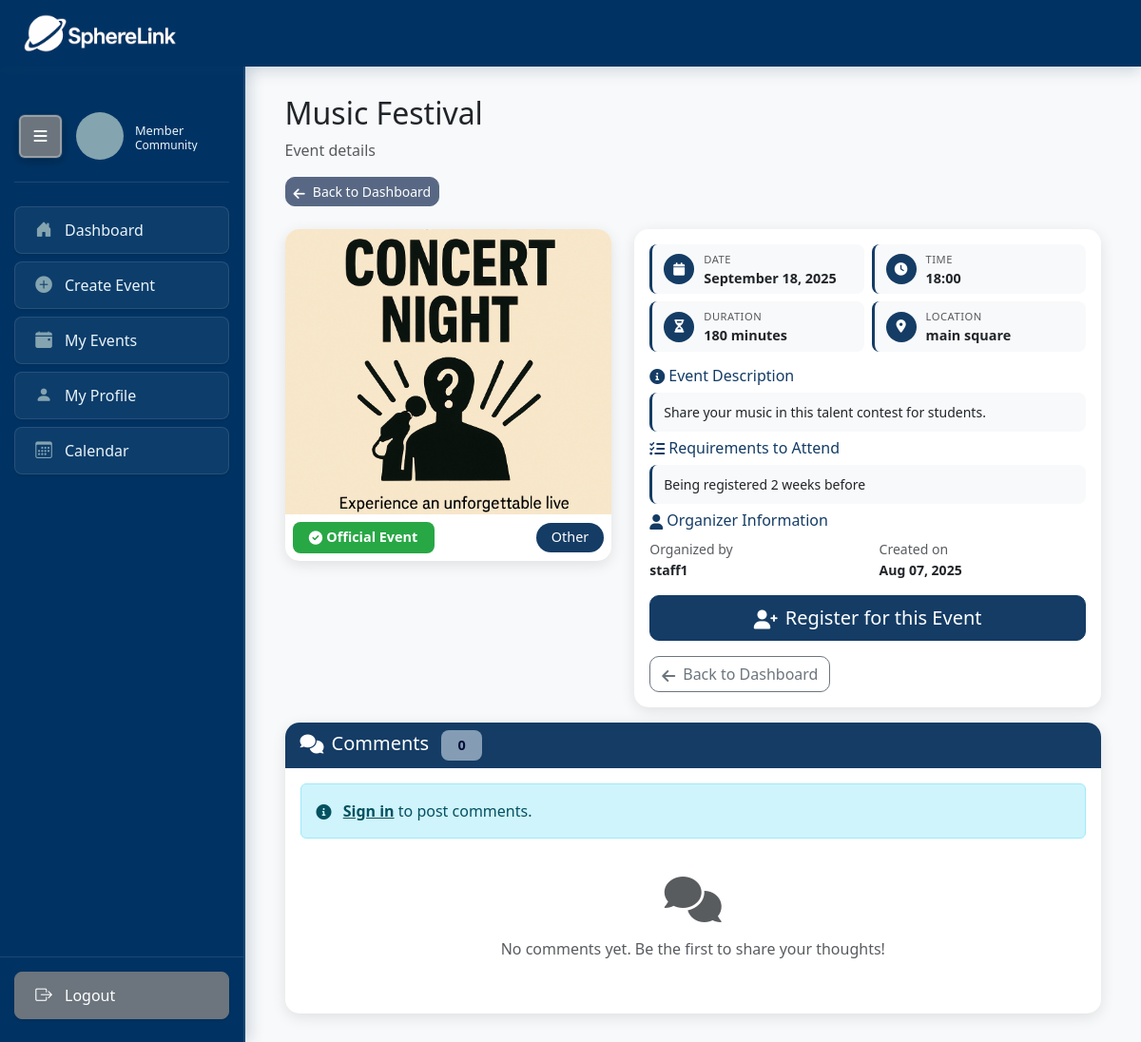
Page /events/event/4/ on the earlier database version.
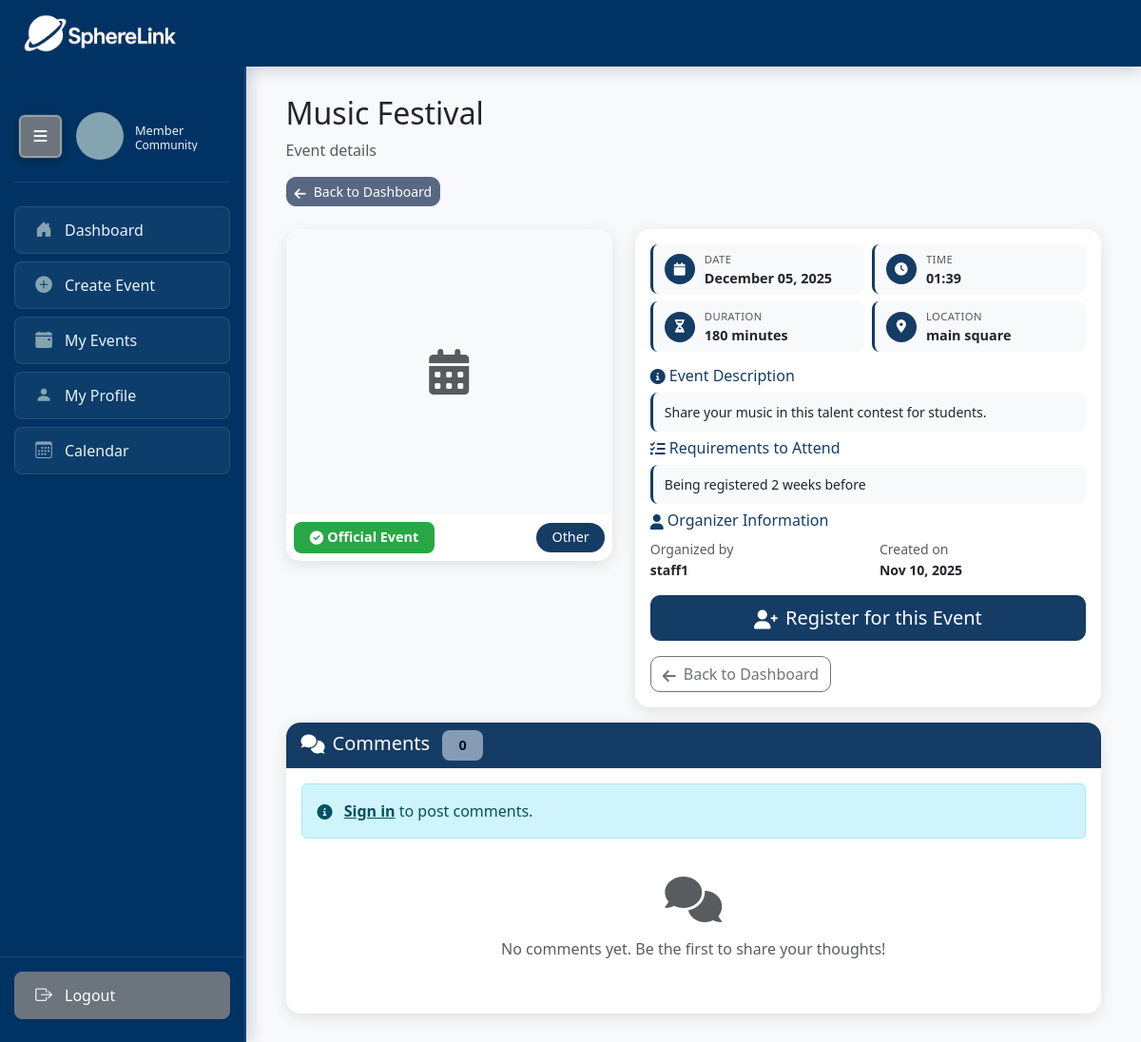
Same page on the later database version.
### events/models.py (models this page shows, shortened)
class Event(models.Model):
    EVENT_TYPES = [
        ('sports', 'Sports'),
        ('wellness', 'Wellness'),
        ('academic', 'Academic'),
        ('other', 'Other'),
    ]
    title = models.CharField(max_length=200)
    description = models.TextField()
    date = models.DateTimeField()
    location = models.CharField(max_length=200)
    image = models.ImageField(upload_to='event_images/', null=True, blank=True)
    duration = models.IntegerField(help_text='Duration in minutes', default=60)
    requirements = models.TextField(blank=True, null=True)
    event_type = models.CharField(max_length=20, choices=EVENT_TYPES, default='other')
    is_official = models.BooleanField(default=False, help_text='Evento oficial de la institución')
    max_capacity = models.PositiveIntegerField(default=100, help_text='Maximum number of participants')
    organization = models.ForeignKey('organizations.Organization', on_delete=models.CASCADE, null=True, blank=True, help_text='Organization that owns this event')
    created_by = models.ForeignKey(User, on_delete=models.CASCADE)
    created_at = models.DateTimeField(auto_now_add=True)
    updated_at = models.DateTimeField(auto_now=True)
    @property
    def time(self):
        return self.date.strftime("%H:%M")
    @property
    def formatted_date(self):
        return self.date.strftime("%B %d, %Y")

### events/views.py (the view, shortened to what this page needs)
# urls.py: path('event/<int:event_id>/', views.event_detail_view, name='event_detail'),
def event_detail_view(request, event_id):
    event = get_object_or_404(Event, id=event_id)
    user_registered = False
    comments = event.comments.filter(parent_comment__isnull=True).select_related('author').prefetch_related(
        'replies__author',
        'replies__replies__author',
        'replies__replies__replies__author'
    )
    def set_comment_permissions(comment, user):
        comment.can_delete = comment.can_be_deleted_by(user)
        comment.can_reply = user.is_authenticated
        for reply in comment.replies.all():
            set_comment_permissions(reply, user)
    for comment in comments:
        set_comment_permissions(comment, request.user)
    context = {
        'event': event,
        'event_types': Event.EVENT_TYPES,
        'is_staff_user': _is_staff_user(request.user),
        'user_registered': user_registered,
        'comments': comments,
    }
    return render(request, 'events/event_detail.html', context)

### events/views.py (called while the page is built, shortened)
def _is_staff_user(user):
    if not user.is_authenticated:
        return False

### profiles/context_processors.py (called while the page is built)
def user_profile(request):
    if request.user.is_authenticated:
        try:
            profile = Profile.objects.get(user=request.user)
        except Profile.DoesNotExist:
            profile = None
    else:
        profile = None
    return {
        'user_profile': profile
    }

def unread_notifications(request):
    if request.user.is_authenticated:
        from events.models import Notification
        unread_count = Notification.objects.filter(user=request.user, is_read=False).count()
    else:
        unread_count = 0
    return {
        'unread_notifications_count': unread_count
    }

### events/templates/events/event_detail.html (shortened to what the changed rows need)
{% extends 'events/base.html' %}
{% block content %}
<div class="container">
    <div class="row mb-4">
        <div class="col-12">
            <h2 class="text-dark mb-2">{{ event.title }}</h2>
            <p class="text-muted">Event details</p>
            <a href="{% url 'events:dashboard' %}" class="btn btn-secondary btn-sm">
                <i class="fas fa-arrow-left me-2"></i>Back to Dashboard
            </a>
        </div>
    </div>
    <div class="row">
        <div class="col-lg-5 mb-3">
            <div class="card shadow">
                {% if event.image %}
                    <img src="{{ event.image.url }}" class="card-img-top" alt="{{ event.title }}"
                         style="height: 300px; object-fit: cover;">
                {% else %}
                    <div class="card-img-top bg-light d-flex align-items-center justify-content-center"
                         style="height: 300px;">
                        <i class="fas fa-calendar-alt fa-3x text-muted"></i>
                    </div>
                {% endif %}
                <div class="card-body p-2">
                    <div class="d-flex justify-content-between align-items-center">
                        {% if event.is_official %}
                            <span class="badge bg-success">
                                <i class="fas fa-check-circle me-1"></i>Official Event
                            </span>
                        {% endif %}
                        <span class="badge event-type-badge">{{ event.get_event_type_display }}</span>
                    </div>
                </div>
            </div>
        </div>
        <div class="col-lg-7">
            <div class="card shadow h-100">
                <div class="card-body p-3">
                    <div class="row g-2 mb-3">
                        <div class="col-md-6">
                            <div class="detail-item">
                                <div class="detail-content">
                                    <small class="text-muted">Date</small>
                                    <div class="fw-bold">{{ event.formatted_date }}</div>
                                </div>
                            </div>
                        </div>
                        <div class="col-md-6">
                            <div class="detail-item">
                                <div class="detail-content">
                                    <small class="text-muted">Time</small>
                                    <div class="fw-bold">{{ event.time }}</div>
                                </div>
                            </div>
                        </div>
                        <div class="col-md-6">
                            <div class="detail-item">
                                <div class="detail-content">
                                    <small class="text-muted">Duration</small>
                                    <div class="fw-bold">{{ event.duration }} minutes</div>
                                </div>
                            </div>
                        </div>
                        <div class="col-md-6">
                            <div class="detail-item">
                                <div class="detail-content">
                                    <small class="text-muted">Location</small>
                                    <div class="fw-bold">{{ event.location }}</div>
                                </div>
                            </div>
                        </div>
                    </div>
                    <div class="mb-2">
                        <div class="content-box">
                            <p class="mb-0 small">{{ event.description }}</p>
                        </div>
                    </div>
                    {% if event.requirements %}
                    <div class="mb-2">
                        <h6 class="text-primary mb-2">
                            <i class="fas fa-list-check me-1"></i>Requirements to Attend
                        </h6>
                        <div class="content-box">
                            <p class="mb-0 small">{{ event.requirements }}</p>
                        </div>
                    </div>
                    {% endif %}
                    <div class="mb-2">
                        <div class="row">
                            <div class="col-md-6">
                                <small class="text-muted">Organized by</small>
                                <div class="fw-bold small">{{ event.created_by.username }}</div>
                            </div>
                            <div class="col-md-6">
                                <small class="text-muted">Created on</small>
                                <div class="fw-bold small">{{ event.created_at|date:"M d, Y" }}</div>
                            </div>
                        </div>
                    </div>
                </div>
            </div>
        </div>
    </div>
</div>
{% endblock %}

Differences in the rows shown:
changed Event "Music Festival": image "concert_4IpWPCw.png" → empty (drawn); formatted_date "September 18, 2025" → "December 05, 2025"; time "18:00" → "01:39"; created_at "Aug 07, 2025" → "Nov 10, 2025"; image: picture removed
